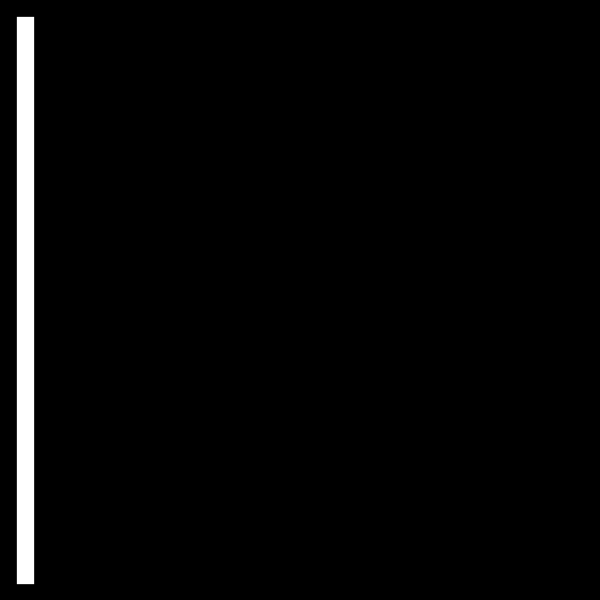
Frame 1 (no input)
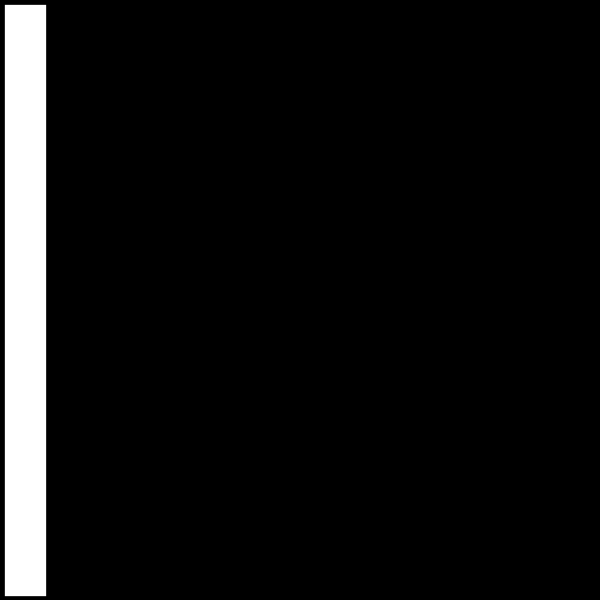
Frame 60 (the mouse pressed at the canvas centre just before this capture)
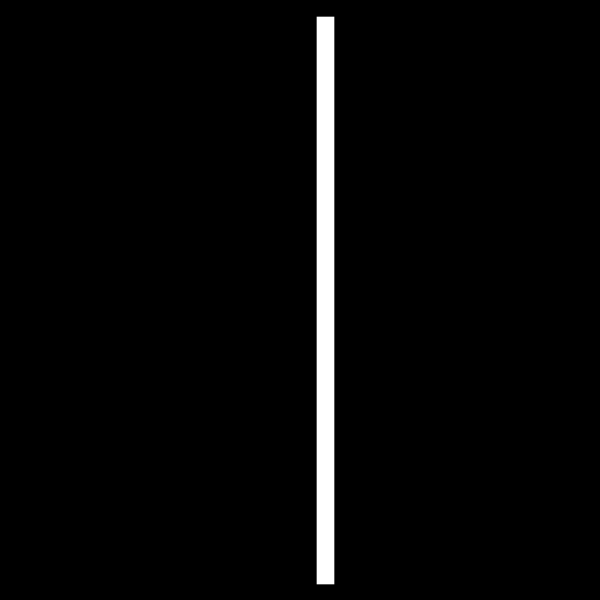
Frame 120 (the mouse held since frame 60 and released just before this capture)

The Processing sketch that drew these frames (run headless with seeded random() and noise(); from frame 60 on, the mouse is pressed at the canvas centre):

// Processing sketch: processing_149038
// ── processing_149038.pde

int x;
int y;
int l;

void setup() {
  size(600,600);
  frameRate(10);
}

void draw() {
  background(0);
 
 y = 0;
l = 50;
  
  for(x = 0; x < width; x += 50) {
    strokeWeight(1);
    stroke(0);
    fill(0);
    rect(x,y,l,height);
  
  if(mouseX > x-l && mouseX < x+l) { //se colocar mouseX = x-l*2, trÃªs rectÃ¢ngulos "acendem" em vez de dois. Se colocar mouseX = x, sÃ³ um rectÃ¢ngulo "acende"
      strokeWeight(random(1,50));
      stroke(0);
      fill(255);
    rect(x,y,l,height);
  }
  }
}
